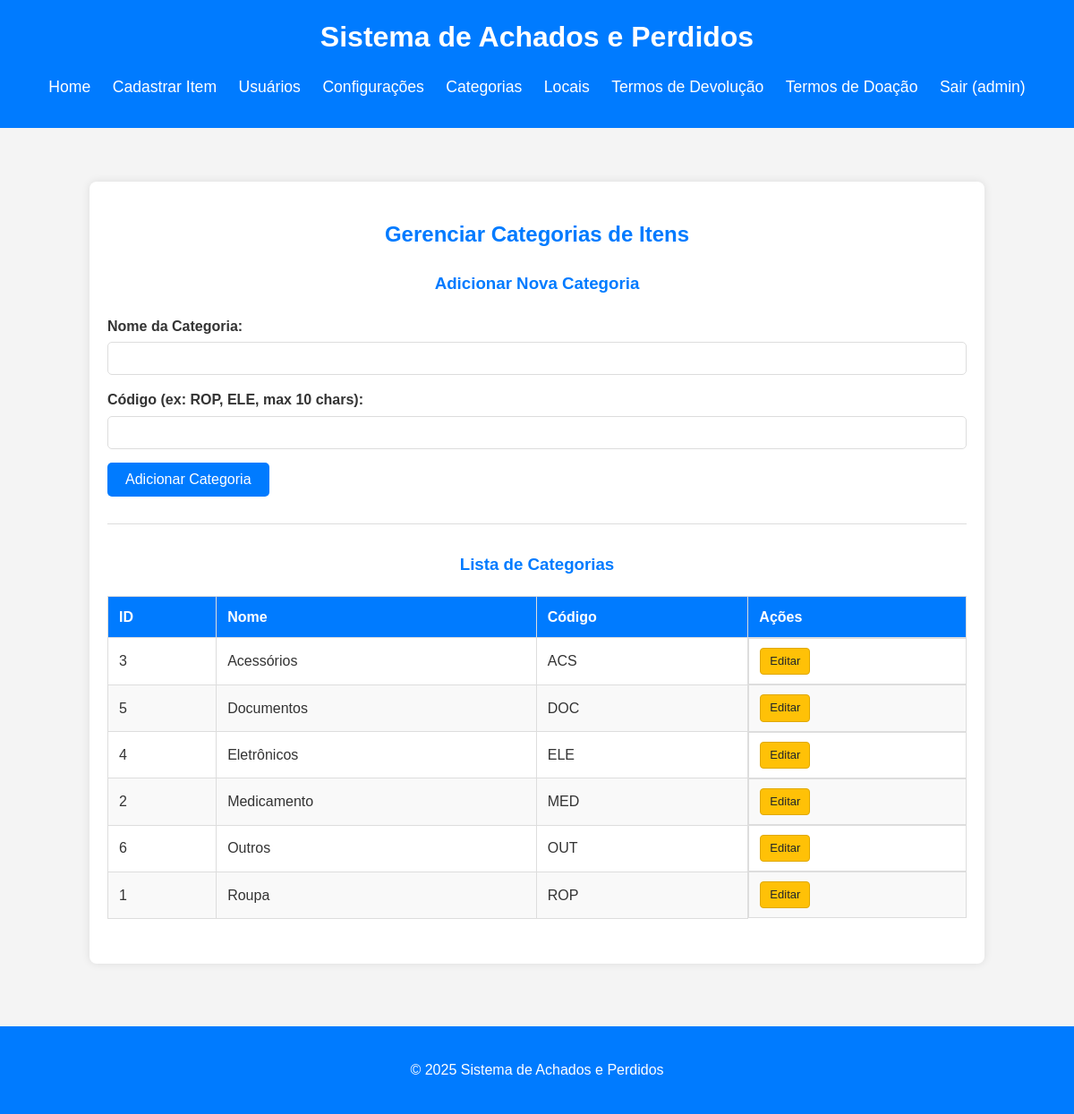
/admin/manage_categories.php (signed in), run on the app's committed database.
### tables this page shows
CREATE TABLE IF NOT EXISTS `categories` (
    `id` INT AUTO_INCREMENT PRIMARY KEY,
    `name` VARCHAR(255) NOT NULL UNIQUE,
    `code` VARCHAR(10) NOT NULL UNIQUE
);

### src/auth.php (called while the page is built, shortened)
<?php
function is_logged_in() {
    return isset($_SESSION['user_id']);
}
function is_admin() {
    return isset($_SESSION['user_role']) && ($_SESSION['user_role'] === 'admin' || $_SESSION['user_role'] === 'superAdmin');
}
function is_super_admin() {
    return isset($_SESSION['user_role']) && $_SESSION['user_role'] === 'superAdmin';
}
?>

### src/admin/manage_categories.php (the view, shortened to what this page needs)
<?php
require_once '../auth.php';
require_once '../db_connect.php';
$categories = [];
$sql_categories = "SELECT id, name, code FROM categories ORDER BY name ASC";
$result_categories = $conn->query($sql_categories);
if ($result_categories && $result_categories->num_rows > 0) {
    while ($row = $result_categories->fetch_assoc()) {
        $categories[] = $row;
    }
} elseif ($result_categories === false) {
    error_log("SQL Error (fetch_categories): " . $conn->error);
    $_SESSION['page_error_message'] = "Erro ao carregar lista de categorias.";
}
require_once '../templates/header.php';
?>
<div class="container admin-container">
    <h2>Gerenciar Categorias de Itens</h2>
    <div id="addCategorySection">
        <h3>Adicionar Nova Categoria</h3>
        <form action="category_handler.php" method="POST" class="form-admin">
            <div>
                <label for="name_add">Nome da Categoria:</label>
                <input type="text" id="name_add" name="name" required>
            </div>
            <div>
                <label for="code_add">Código (ex: ROP, ELE, max 10 chars):</label>
                <input type="text" id="code_add" name="code" required maxlength="10" pattern="[A-Za-z0-9_]+" title="Use letras, números ou underscore.">
            </div>
            <div>
                <button type="submit">Adicionar Categoria</button>
            </div>
        </form>
    </div>
    <hr>
    <h3>Lista de Categorias</h3>
    <?php if (!empty($categories)): ?>
    <table class="admin-table">
        <thead>
            <tr>
                <th>ID</th>
                <th>Nome</th>
                <th>Código</th>
                <th>Ações</th>
            </tr>
        </thead>
        <tbody>
            <?php foreach ($categories as $category): ?>
            <tr>
                <td><?php echo htmlspecialchars($category['id']); ?></td>
                <td><?php echo htmlspecialchars($category['name']); ?></td>
                <td><?php echo htmlspecialchars($category['code']); ?></td>
                <td class="actions-cell">
                    <button type="button" class="button-edit" onclick="populateEditCategoryForm(<?php echo htmlspecialchars($category['id']); ?>)">Editar</button>
                </td>
            </tr>
            <?php endforeach; ?>
        </tbody>
    </table>
    <?php else: ?>
    <p>Nenhuma categoria encontrada.</p>
    <?php endif; ?>
</div>
<?php
require_once '../templates/footer.php';
?>

### src/templates/header.php (shortened to what this page needs)
<!DOCTYPE html>
<html lang="pt-br">
<head>
    <link rel="stylesheet" href="/style.css">
</head>
<body>
    <header>
        <h1>Sistema de Achados e Perdidos</h1>
        <nav>
            <ul>
                <li><a href="/home.php">Home</a></li>
                <li><a href="/register_item_page.php">Cadastrar Item</a></li>
                <?php if (is_super_admin()): ?>
                    <li><a href="/admin/manage_users.php">Usuários</a></li>
                    <li><a href="/admin/settings_page.php">Configurações</a></li>
                <?php endif; ?>
                <?php if (is_admin()):  ?>
                    <li><a href="/admin/manage_categories.php">Categorias</a></li>
                    <li><a href="/admin/manage_locations.php">Locais</a></li>
                    <li><a href="/manage_devolutions.php">Termos de Devolução</a></li>
                    <li><a href="/manage_donations.php">Termos de Doação</a></li>
                <?php endif; ?>
                <?php if (is_logged_in()): ?>
                    <li><a href="/logout_handler.php">Sair (<?php echo htmlspecialchars($_SESSION['username'] ?? 'Usuário'); ?>)</a></li>
                <?php else: ?>
                    <li><a href="/index.php">Login</a></li>
                <?php endif; ?>
            </ul>
        </nav>
    </header>
    <main>

### src/templates/footer.php (shortened to what this page needs)
</main>
    <footer>
        <p>&copy; <?php echo date("Y"); ?> Sistema de Achados e Perdidos</p>
    </footer>
</body>
</html>

### src/style.css (style rules this page uses)
body { font-family: Arial, sans-serif; line-height: 1.6; margin: 0; padding: 0; background-color: #f4f4f4; color: #333; }
.container { width: 80%; margin: auto; overflow: hidden; padding: 20px; background-color: #fff; border-radius: 8px; box-shadow: 0 0 10px rgba(0,0,0,0.1); }
header { background: #007bff; color: #fff; padding: 1rem 0; text-align: center; margin-bottom: 20px; }
header h1 { margin: 0; font-size: 2em; }
header nav ul { padding: 0; list-style: none; }
header nav ul li { display: inline; margin: 0 10px; }
header nav a { color: #fff; text-decoration: none; font-size: 1.1em; }
main { padding: 20px 0; }
form div { margin-bottom: 15px; }
form label { display: block; margin-bottom: 5px; font-weight: bold; }
form input[type="text"], form input[type="password"], form input[type="date"], form select, form textarea { width: 100%; padding: 10px; border: 1px solid #ddd; border-radius: 5px; box-sizing: border-box; }
form button[type="submit"] { display: block; width: auto; padding: 10px 20px; background: #007bff; color: white; border: none; border-radius: 5px; cursor: pointer; font-size: 1em; }
footer { text-align: center; padding: 20px; margin-top: 30px; background: #007bff; color: #fff; }
a { color: #007bff; text-decoration: none; }
.admin-container { margin: 20px auto; padding: 20px; background-color: #fff; border-radius: 8px; box-shadow: 0 0 10px rgba(0,0,0,0.1); }
.admin-container h2, .admin-container h3 { color: #007bff; margin-bottom: 20px; text-align: center; }
.admin-container hr { margin: 30px 0; border: 0; border-top: 1px solid #ddd; }
.admin-container form label { font-weight: bold; }
.admin-container form input[type="text"], .admin-container form input[type="password"], .admin-container form select { transition: border-color 0.15s ease-in-out, box-shadow 0.15s ease-in-out; }
.admin-table { width: 100%; border-collapse: collapse; margin-top: 20px; margin-bottom: 30px; }
.admin-table th, .admin-table td { border: 1px solid #ddd; padding: 10px 12px; text-align: left; vertical-align: middle; }
.admin-table th { background-color: #007bff; color: #fff; font-weight: bold; }
.admin-table tr:nth-child(even) { background-color: #f9f9f9; }
.button-primary, .button-secondary, .button-edit, .button-delete, .button-details { padding: 5px 10px; font-size: 13px; line-height: 1.4; border-radius: 4px; cursor: pointer; text-decoration: none; display: inline-block; vertical-align: middle; text-align: center; margin:0; box-sizing: border-box; border: 1px solid transparent; transition: background-color 0.15s ease-in-out, border-color 0.15s ease-in-out, transform 0.2s ease-in-out; }
.button-edit { background-color: #ffc107; color: #212529; border-color: #e0a800; }
.admin-table td.actions-cell { display: flex; align-items: center; gap: 8px; flex-wrap: wrap; }

### data on the page
categories: id "3", name "Acessórios", code "ACS"
categories: id "5", name "Documentos", code "DOC"
categories: id "4", name "Eletrônicos", code "ELE"
categories: id "2", name "Medicamento", code "MED"
categories: id "6", name "Outros", code "OUT"
categories: id "1", name "Roupa", code "ROP"

### other printed values
$_SESSION['username'] "admin"
